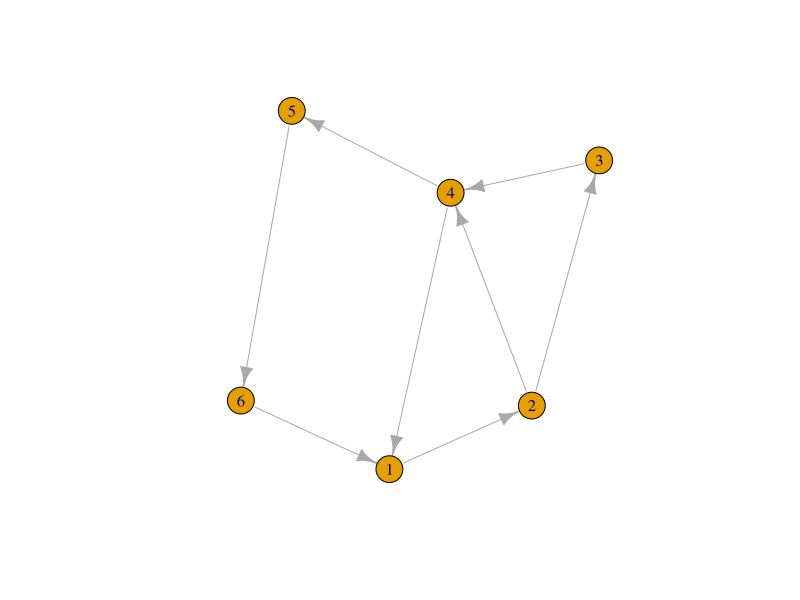

Here is the R script that generated this plot:


library(igraph)

#Co huong

a = make_graph(c(1, 2, 2, 3, 3, 4, 5, 6, 4,1, 2,4, 4,5, 6,1), directed = TRUE)
plot(a)
